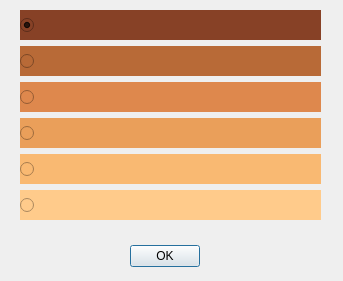
<?xml version="1.0" encoding="UTF-8"?>
<ui version="4.0">
 <class>skinToneDialog</class>
 <widget class="QDialog" name="skinToneDialog">
  <property name="geometry">
   <rect>
    <x>0</x>
    <y>0</y>
    <width>343</width>
    <height>281</height>
   </rect>
  </property>
  <property name="windowTitle">
   <string>Choose Skin Tone</string>
  </property>
  <widget class="QDialogButtonBox" name="buttonBox">
   <property name="geometry">
    <rect>
     <x>130</x>
     <y>240</y>
     <width>70</width>
     <height>32</height>
    </rect>
   </property>
   <property name="sizePolicy">
    <sizepolicy hsizetype="Fixed" vsizetype="Fixed">
     <horstretch>0</horstretch>
     <verstretch>0</verstretch>
    </sizepolicy>
   </property>
   <property name="orientation">
    <enum>Qt::Horizontal</enum>
   </property>
   <property name="standardButtons">
    <set>QDialogButtonBox::Ok</set>
   </property>
  </widget>
  <widget class="QWidget" name="">
   <property name="geometry">
    <rect>
     <x>20</x>
     <y>10</y>
     <width>301</width>
     <height>212</height>
    </rect>
   </property>
   <layout class="QVBoxLayout" name="verticalLayout_3">
    <item>
     <widget class="QRadioButton" name="skinColorCheck1">
      <property name="minimumSize">
       <size>
        <width>0</width>
        <height>30</height>
       </size>
      </property>
      <property name="styleSheet">
       <string notr="true">background-color: #874126</string>
      </property>
      <property name="text">
       <string/>
      </property>
      <property name="checked">
       <bool>true</bool>
      </property>
      <attribute name="buttonGroup">
       <string notr="true">skinColorButtonGroup</string>
      </attribute>
     </widget>
    </item>
    <item>
     <widget class="QRadioButton" name="skinColorCheck2">
      <property name="minimumSize">
       <size>
        <width>0</width>
        <height>30</height>
       </size>
      </property>
      <property name="styleSheet">
       <string notr="true">
background-color: #B86A37</string>
      </property>
      <property name="text">
       <string/>
      </property>
      <attribute name="buttonGroup">
       <string notr="true">skinColorButtonGroup</string>
      </attribute>
     </widget>
    </item>
    <item>
     <widget class="QRadioButton" name="skinColorCheck3">
      <property name="minimumSize">
       <size>
        <width>0</width>
        <height>30</height>
       </size>
      </property>
      <property name="styleSheet">
       <string notr="true">
background-color: #DE884D</string>
      </property>
      <property name="text">
       <string/>
      </property>
      <attribute name="buttonGroup">
       <string notr="true">skinColorButtonGroup</string>
      </attribute>
     </widget>
    </item>
    <item>
     <widget class="QRadioButton" name="skinColorCheck4">
      <property name="minimumSize">
       <size>
        <width>0</width>
        <height>30</height>
       </size>
      </property>
      <property name="styleSheet">
       <string notr="true">
background-color: #EA9F5A</string>
      </property>
      <property name="text">
       <string/>
      </property>
      <attribute name="buttonGroup">
       <string notr="true">skinColorButtonGroup</string>
      </attribute>
     </widget>
    </item>
    <item>
     <widget class="QRadioButton" name="skinColorCheck5">
      <property name="minimumSize">
       <size>
        <width>0</width>
        <height>30</height>
       </size>
      </property>
      <property name="styleSheet">
       <string notr="true">
background-color: #F9B972</string>
      </property>
      <property name="text">
       <string/>
      </property>
      <attribute name="buttonGroup">
       <string notr="true">skinColorButtonGroup</string>
      </attribute>
     </widget>
    </item>
    <item>
     <widget class="QRadioButton" name="skinColorCheck6">
      <property name="minimumSize">
       <size>
        <width>0</width>
        <height>30</height>
       </size>
      </property>
      <property name="styleSheet">
       <string notr="true">background-color: #FFCB8B</string>
      </property>
      <property name="text">
       <string/>
      </property>
      <attribute name="buttonGroup">
       <string notr="true">skinColorButtonGroup</string>
      </attribute>
     </widget>
    </item>
   </layout>
  </widget>
 </widget>
 <resources/>
 <connections>
  <connection>
   <sender>buttonBox</sender>
   <signal>rejected()</signal>
   <receiver>skinToneDialog</receiver>
   <slot>reject()</slot>
   <hints>
    <hint type="sourcelabel">
     <x>316</x>
     <y>260</y>
    </hint>
    <hint type="destinationlabel">
     <x>286</x>
     <y>274</y>
    </hint>
   </hints>
  </connection>
  <connection>
   <sender>buttonBox</sender>
   <signal>accepted()</signal>
   <receiver>skinToneDialog</receiver>
   <slot>accept()</slot>
   <hints>
    <hint type="sourcelabel">
     <x>248</x>
     <y>254</y>
    </hint>
    <hint type="destinationlabel">
     <x>157</x>
     <y>274</y>
    </hint>
   </hints>
  </connection>
 </connections>
 <buttongroups>
  <buttongroup name="skinColorButtonGroup"/>
 </buttongroups>
</ui>
